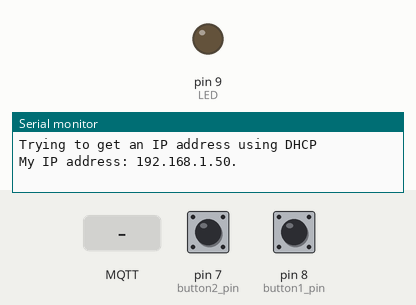
Simulated run of this sketch. Board: Arduino Uno, built with avr-gcc and run on an emulated ATmega328P. Parts: output pins drawn as LEDs (lit = HIGH), the last lines printed to the serial monitor. The test bench sets the inputs (shaded band); at power-on: pin 7 (button2_pin) HIGH, pin 8 (button1_pin) HIGH. WiFi joins after 1.5 s; servers stay silent unless stated; no MQTT or app messages arrive unless stated.

Above: at 2.7 s.
2.8 s: MQTT message "Button1" arrives on the first subscribed topic
At 5.6 s:
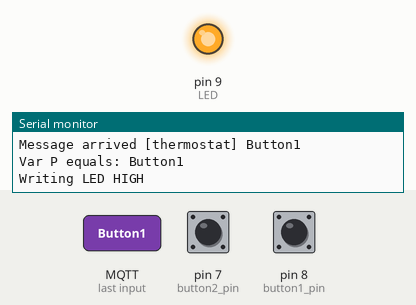
5.8 s: MQTT message "Button2" arrives on the first subscribed topic
At 6.2 s:
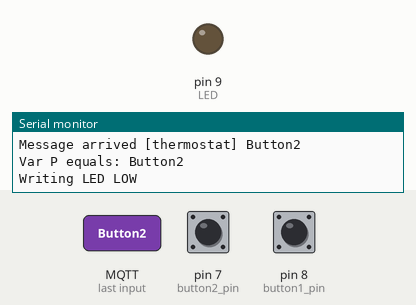
Timing chart, 0 to 8.8 s (numbered marks = the images above; inputs shaded):
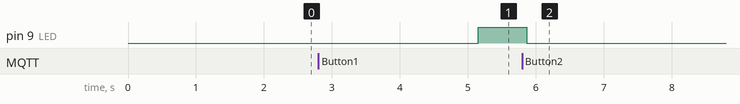

Measured:
- after the input at 2.8 s, pin 9 (LED): LOW → HIGH after 2.4 s
- after the input at 5.8 s, pin 9 (LED): HIGH → LOW after 0.07 s

The sketch:

mqtt_two_button.ino
```cpp
#include <Arduino.h>

/*
 * This sketch is for testing the basic input of and connectivity of
 * an MQTT device. This will be just an update to the MQTT server:
 * Of Button1 or Button2
 *
 * We are using pull up resisters so we are looking for a button LOW
 *
 * Version 0.3
 * Last Updated 04/29/2016
 *
 *
 */

//The various needed libraries.
#include <SPI.h>
#include <Ethernet.h>
#include <PubSubClient.h>

//Hardcode MAC Address this should be updated based on the device you are using.
byte mac[] = {0x00, 0xAA, 0xBB, 0x0D, 0x01, 0x07};

//Fall back settings if DHCP doesn't work
IPAddress ip(192, 168, 10, 240); //First IoT device, .2 is for the MQTT server, .1 is the router, gateway and DHCP server provided by a PFsense box
IPAddress myDns(192, 168, 10, 1);
IPAddress gateway(192, 168, 10, 1);
IPAddress subnet(255, 255, 255, 0); // 23-bit network mask for 512 - 2 IP addresses
IPAddress server(192, 168, 10, 152); //MQTT Server address

//Declaring vars
long lastReconnectAttempt = 0;

int button1LastState = 0;
int button1State = 0;
int button2LastState = 0;
int button2State = 0;
int LED_state = 0;
String p = "";

//Pins 10, 11, 12, and 13 are not usable, as they are used by the ethernet shield.
const int LED = 9;
const int button1_pin = 8;
const int button2_pin = 7;

//Report message recieved
void callback(char* topic, byte* payload, unsigned int length)
{
  Serial.print("Message arrived [");
  Serial.print(topic);

  Serial.print("] ");
  p = "";
  for (int i=0;i<length;i++)
  {
    Serial.print((char)payload[i]);
    p.concat((char)payload[i]);
  }
  Serial.println();

  Serial.print("Var P equals: ");
  Serial.println(p);

  LED_state = digitalRead(LED);

  if (p == "Button1" && LED_state != HIGH)
  {
  digitalWrite(LED, HIGH);
  Serial.println("Writing LED HIGH");
  }
  else if (p == "Button2" && LED_state != LOW)
  {
  digitalWrite(LED, LOW);
  Serial.println("Writing LED LOW");
  }
}

EthernetClient ethClient;
PubSubClient client(ethClient);

/*
Blocks normal function when the MQTT server is unreachable.
void reconnect()
{
  // Loop until we're reconnected
  while (!client.connected())
  {
    Serial.print("Attempting MQTT connection...");

    // Attempt to connect
    if (client.connect("arduinoClient"))
    {
      Serial.println("connected");
      // Once connected, publish an announcement...
      client.publish("connected","Thermostat1_Connected");
      // ... and resubscribe
      client.subscribe("thermostat");
    } else
    {
      Serial.print("failed, rc=");
      Serial.print(client.state());
      Serial.println(" try again in 5 seconds");
      // Wait 5 seconds before retrying
      delay(5000);
    }
  }
}
*/

//Non-Blocking MQTT Reconnect
boolean reconnect()
{
  if (client.connect("HA-Thermostat1"))
  {
    // Once connected, publish an announcement...
    client.publish("Connected","Thermostat1_Connected");
    // ... and resubscribe
    //client.subscribe("device/thermostat");
    client.subscribe("thermostat");
  }
  return client.connected();
}


void setup()
{
  Serial.begin(9600);
  Serial.println("Trying to get an IP address using DHCP");

  //Set the MQTT server address and port number
  client.setServer(server, 1883);
  client.setCallback(callback);

  if (Ethernet.begin(mac) == 0)
    {
      Serial.println("Failed to configure Ethernet using DHCP");
      // initialize the Ethernet device not using DHCP:
      Ethernet.begin(mac, ip, myDns, gateway, subnet);
    delay(2000);
    }


  // print your local IP address:
  Serial.print("My IP address: ");
  ip = Ethernet.localIP();

  for (byte thisByte = 0; thisByte < 4; thisByte++)
    {
    // print the value of each byte of the IP address:
    Serial.print(ip[thisByte], DEC);
    Serial.print(".");
    }

  Serial.println();


  lastReconnectAttempt = 0;


  pinMode(LED, OUTPUT);
  pinMode(button1_pin, INPUT);
  pinMode(button2_pin, INPUT);
  digitalWrite(LED, LOW);
  button1LastState = 0;
  button1State = 0;
  button2LastState = 0;
  button2State = 0;

} //End Setup


void loop()
{
  /*
  Blocking Code
  if (!client.connected())
  {
  reconnect();
  }
  client.loop();
  */

  //Non-Blocking Reconnect
  if (!client.connected())
  {
    long now = millis();

    if (now - lastReconnectAttempt > 5000)
    {
      lastReconnectAttempt = now;

      // Attempt to reconnect
      if (reconnect())
      {
        lastReconnectAttempt = 0;
      }
    }
  }
  else
  {
  // Client connected
  client.loop();
  }

  button1State = digitalRead(button1_pin);
  button2State = digitalRead(button2_pin);

  //Serial.print("Button 1 State is: ");
  //Serial.println(button1State);
  //Serial.print("Button 2 State is: ");
  //Serial.println(button2State);
  delay(100);
  LED_state = digitalRead(LED);
  if (button1State == LOW && button1LastState == 0 && LED_state != HIGH)
  {
    if (client.publish("thermostat", "Button1"))
    {
      button1LastState = 1;
    }
  }

  else if (button1State == HIGH && button1LastState == 1)
  {
    button1LastState = 0;
  }

    if (button2State == LOW && button2LastState == 0 && LED_state != LOW)
  {
    if (client.publish("thermostat", "Button2"))
    {
      button2LastState = 1;
    }
  }
  else if (button2State == HIGH && button2LastState == 1)
  {
    button2LastState = 0;
  }
}
```
